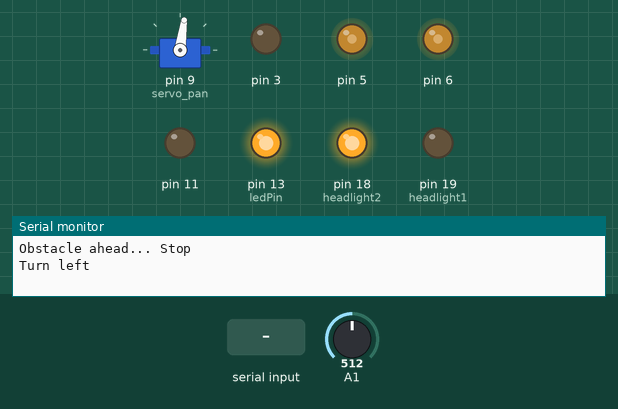
Simulated run of this sketch. Board: Arduino Uno, built with avr-gcc and run on an emulated ATmega328P. Parts: servo, output pins drawn as LEDs (lit = HIGH), the last lines printed to the serial monitor. The test bench sets the inputs (shaded band); at power-on: A1 = 512.

Above: at 5.4 s.
5.5 s: A1 set to 290
At 7.3 s:
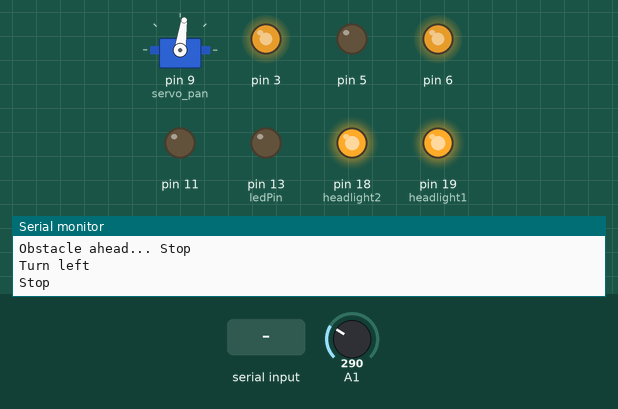
8.5 s: "L" received over Serial
At 11.48 s:
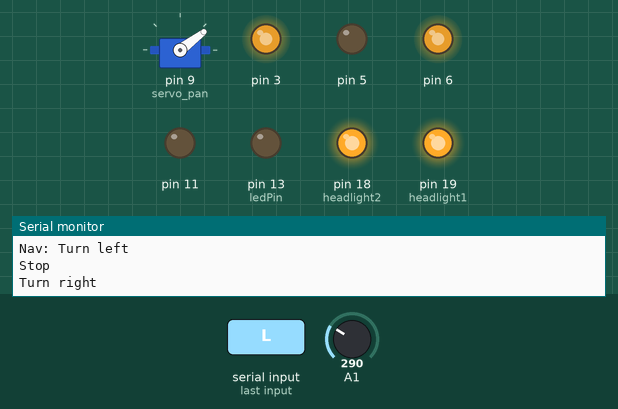
11.5 s: "B" received over Serial
At 12.07 s:
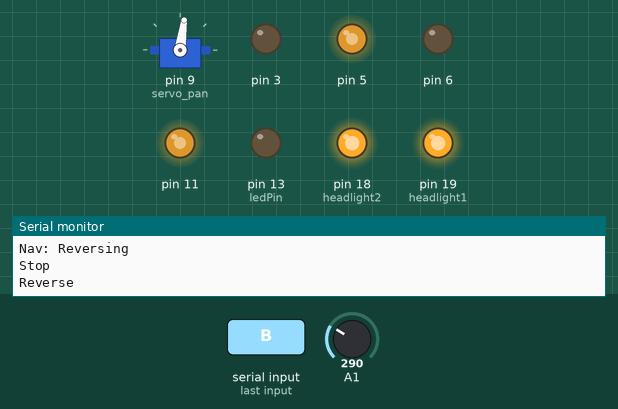
14.5 s: A1 set to 306
At 15.6 s:
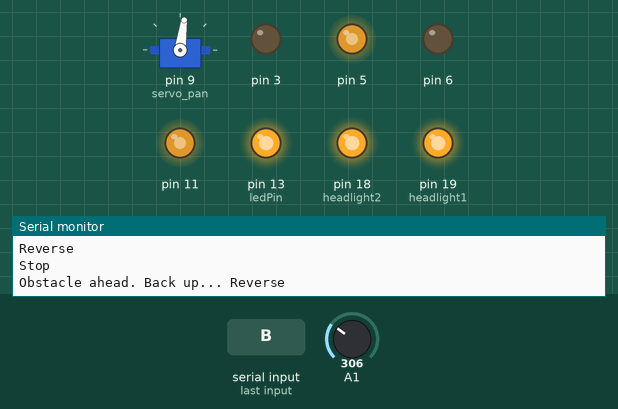
Timing chart, 0 to 17.0 s (numbered marks = the images above; inputs shaded):
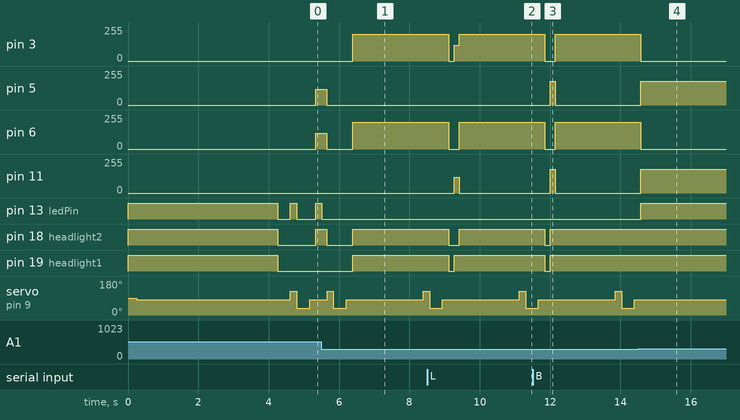

Measured:
- after the input at 5.5 s, pin 3: 0/255 → 200/255 after 0.89 s; pin 5: 120/255 → 0/255 after 0.15 s; pin 6: 120/255 → 0/255 after 0.15 s, → 200/255 0.74 s later; pin 13 (ledPin): HIGH → LOW at once; pin 18 (headlight2): HIGH → LOW after 0.15 s, → HIGH 0.74 s later
- after the input at 8.5 s, pin 3: 200/255 → 0/255 after 0.62 s, → 120/255 0.15 s later, → 200/255 0.15 s later; pin 6: 200/255 → 0/255 after 0.62 s, → 200/255 0.30 s later
- after the input at 11.5 s, pin 3, pin 6: 200/255 → 0/255 after 0.35 s, → 200/255 0.30 s later; pin 5, pin 11: 0/255 → 180/255 after 0.50 s, → 0/255 0.15 s later; pin 18 (headlight2), pin 19 (headlight1): HIGH → LOW after 0.35 s, → HIGH 0.15 s later
- after the input at 14.5 s, pin 3, pin 6: 200/255 → 0/255 after 0.08 s; pin 5, pin 11: 0/255 → 180/255 after 0.08 s; pin 13 (ledPin): LOW → HIGH after 0.08 s; servo on pin 9 (servo_pan): stays 82° (without the input it goes to 127° after 2.1 s)

The sketch:

brutusbot_cmd_sharp.ino
```cpp
/*  Initial BrutusBot Code
    Author:  Mark Martens  (BRuTuS)
    Test Assistance: Jeremie Boulianne
    Date: December 5, 2011
    Binary sketch size: 5034 bytes (of a 32256 byte maximum)


    Chassis: BrutusBot
       http://www.solarbotics.com/products/60125/
    Motor Driver: Prototype
       http://www.solarbotics.com/
    Front Sensor: Sharp
       http://www.solarbotics.com/products/35238/

    Supplier:  Solarbotics

    General Overview:
    This is a simple roamer sketch for the brutusbot platform.  Customize to your needs.
    Tested on Arduino 0022
*/


#include <Servo.h>


/*#define bit9600Delay 84
#define halfBit9600Delay 42
#define bit4800Delay 188
#define halfBit4800Delay 94*/

#define threshold 300
#define delay_per_degree 4
#define reaction_delay 150
#define pan_offset -8
#define headlight1 19    // Headlight LEDs connected to Analog 5
#define headlight2 18    // Headlight LEDs connected to Analog 5
#define reversespeed 180
#define spinspeed 120

// Setup objects from Libraries
Servo servo_pan;

// Initialize Global Variables
int NODRIVE = 0;
int ledPin = 13;         // LED connected to digital pin 13
int lastlook=0;
int distance;
int watchdog=0;
unsigned long last_event = 0;
int drivespeed = 200;

// Function Declarations *****  (This helps read main code)
int look(int dir);
void drive(int command);
void roamer(void);
void obstacleAhead(void);
void obstacleRightOrLeft(int left, int right);
void somethingAheadDuringRun(int straight, int left, int right);
void checkNavDirection(void);

//Main Setup Function
void setup() {

  last_event=millis();
  //Randomize seed based on unconnected pin.
  randomSeed(analogRead(2));
  pinMode(ledPin, OUTPUT);      // sets the digital pin as output
  pinMode(headlight1,OUTPUT);
  pinMode(headlight2,OUTPUT);
  digitalWrite(ledPin,HIGH);
  digitalWrite(headlight1,HIGH);
  digitalWrite(headlight2,HIGH);
  Serial.begin(57600);
  servo_pan.attach(9);
  delay(250);  //Make sure servo is set and ready
  servo_pan.write(90 + pan_offset);
  delay(4000);
  digitalWrite(ledPin,LOW);
  digitalWrite(headlight1,LOW);
  digitalWrite(headlight2,LOW);
}


//  ********************  Main Loop
void loop() {

   roamer();

}

// Functions


void drive(int command) {
  /*
  0 = all stop
  1 = drive forward
  2 = drive reverse
  3 = spin left
  4 = spin right
  9 = disable chip
  */

  //3&5 are Left Motor
  //6&11 are Right Motor
  int rightspeed;
  int leftspeed;

  rightspeed=drivespeed;
  leftspeed=drivespeed;

  if (NODRIVE == 1) {
    command=9;
  }

  switch (command) {

    case 0:
    // All Stop
    Serial.println("Stop");
    digitalWrite(headlight1,LOW);
    digitalWrite(headlight2,LOW);
    digitalWrite(3,LOW);
    digitalWrite(5,LOW);
    digitalWrite(6,LOW);
    digitalWrite(11,LOW);
    break;

    case 1:
    // Forward
//    Serial.println("Forward");
    digitalWrite(headlight1,HIGH);
    digitalWrite(headlight2,HIGH);
    analogWrite(3,leftspeed);
    digitalWrite(5,LOW);
    analogWrite(6,rightspeed);
    digitalWrite(11,LOW);
    break;

    case 2:
    // Reverse
    Serial.println("Reverse");
    digitalWrite(headlight1,HIGH);
    digitalWrite(headlight2,HIGH);
    digitalWrite(3,LOW);
    analogWrite(5,reversespeed);
    digitalWrite(6,LOW);
    analogWrite(11,reversespeed);
    break;

    case 4:
    // Spin Left
    Serial.println("Turn left");
    digitalWrite(headlight1,LOW);
    digitalWrite(headlight2,HIGH);
    digitalWrite(3,LOW);
    analogWrite(5,spinspeed);
    analogWrite(6,spinspeed);
    digitalWrite(11,LOW);
    break;

    case 3:
    // Spin Right
    Serial.println("Turn right");
    digitalWrite(headlight1,HIGH);
    digitalWrite(headlight2,LOW);
    analogWrite(3,spinspeed);
    digitalWrite(5,LOW);
    digitalWrite(6,LOW);
    analogWrite(11,spinspeed);
    break;

    case 9:
    // Disable chip
    Serial.println("Disable chip");
    digitalWrite(headlight1,LOW);
    digitalWrite(headlight2,LOW);
    digitalWrite(3,LOW);
    digitalWrite(5,LOW);
    digitalWrite(6,LOW);
    digitalWrite(11,LOW);
    break;

  }

  if (command != 0) {
    watchdog=0;
  }

}

int look(int dir) {
  /*This routine sets robot to look in a certain direction, then
  measure distance at that direction.
  90 degrees is straight ahead
  45 degrees is to the right
  135 degrees is to the left
  Function returns the distance.
  */

  int reading;
  int sample=0;
  int x=0;


  //digitalWrite(ultraviolet, HIGH); //Show reading begin

  servo_pan.write(dir + pan_offset); //Send Servo Where it is supposed to go.
  delay(abs(dir-lastlook)*delay_per_degree);  //Wait for the servo to get where its going


  delayMicroseconds(500);

  while ( x < 8) {
    sample=sample+analogRead(1);
    delayMicroseconds(200);
    x++;
  }


  reading=sample/8;
//  Serial.println(reading);

  if (dir == 90) { //If We're looking ahead
    if (reading > threshold) {
      digitalWrite(ledPin, HIGH); //Head on object detected!
    }
    else {
      digitalWrite(ledPin, LOW);  //No objects to worry about
    }
  }

  if (dir == 135) { //If We're looking right
    if (reading > (threshold*2)) {
      digitalWrite(ledPin, HIGH); //Object detected!
    }
    else {
      digitalWrite(ledPin, LOW);  //No objects to worry about
    }
  }

  if (dir == 45) { //If We're looking left
    if (reading > (threshold*2)) {
      digitalWrite(ledPin, HIGH); //Head on object detected!
    }
    else {
      digitalWrite(ledPin, LOW);  //No objects to worry about
    }
  }


  lastlook=dir;
  return(reading);
}

void obstacleAhead() {
  Serial.print("Obstacle ahead... ");
  drive(0);
  int dir;
  int right=look(135);
  int left=look(45);
  int straight=look(90);
  checkNavDirection();

  if (right > left) {
    //Turn left until clear
    dir=3;
  }
  else {
    //Turn Right until clear
    dir=4;
  }
  drive(dir);

  while (straight > threshold) {
    straight=look(90);
  }
  delay(reaction_delay);
  drive(0);
}

void obstacleRightOrLeft(int left, int right) {
  //Straight was fine, something is to left or right.
  if (right > (threshold*2)) {
    //Something off our Starboard Side Captain!
    Serial.print("Obstacle right... ");
    look(135);
    drive(3);
    while (right > (threshold*2)) {
      right=look(135);
    }
    delay(reaction_delay);
    drive(0);
    look(90);
  }
  else {
    //Something off our Port Side Captain!
    Serial.print("Obstacle left... ");
    look(45);
    drive(4);
    while (left > (threshold*2)) {
      left=look(45);
    }
    delay(reaction_delay);
    drive(0);
    look(90);
  }
}

void somethingAheadDuringRun(int straight, int left, int right) {
  drive(0);
  if ((straight > threshold) || ((right > (threshold*2)) && (left > (threshold*2)))) {
      //Interesting scenario - looked up and something is in our way!
      //Backup, and reasses?
      //Same if we are wedged left and right
      Serial.print("Obstacle ahead. Back up... ");
      drive(2);
      while (straight > threshold) {
        straight=look(90);
      }
      delay(reaction_delay);
      drive(0);
    }
    else {
      obstacleRightOrLeft(left, right);
    }
}

void roamer() {
  int left;
  int straight;
  int right;
  int boredomControl;
  int breakout=0;
  int dir;
  unsigned long last_looked_around;

  last_looked_around=millis()-5000;
  while (1) {
    straight=look(90);
    checkNavDirection();

    if (straight > threshold) {
        // Something Ahead!
        obstacleAhead();
    } else {
        // Nothing Ahead!
        if ((millis() - last_looked_around) < 2000) {
          // Servo should be tilted down - check left and right all the time
          drive(1);
        } else {
          right=look(135);
          left=look(45);
          straight=look(90);

          if ((right < (threshold*2)) && (left < (threshold*2)) && (straight < threshold)) {
            // Nothing In front!  Free and Clear!
            last_looked_around=millis();
          } else {
            somethingAheadDuringRun(straight, left, right);
          } //End Some Threshold Passed Else
        } //End Haven't Looked Up Else
    }//End Nothing Ahead Else
  }//End While Loop
}//End of Roamer Function

void checkNavDirection() {
  if (Serial.available() > 0) {
    char incomingChar = Serial.read();

    if (incomingChar == 'L') {
      Serial.println("Nav: Turn left");
      drive(0);
      delay(reaction_delay);
      drive(3);
      delay(reaction_delay);
    }
    else if (incomingChar == 'R') {
      Serial.println("Nav: Turn right");
      drive(0);
      delay(reaction_delay);
      drive(1);
      delay(reaction_delay);
    }
    else if (incomingChar == 'B') {
      Serial.println("Nav: Reversing");
      drive(0);
      delay(reaction_delay);
      drive(2);
      delay(reaction_delay);
    }
    else if (incomingChar == 'U') {
      Serial.println("Increasing speed");
      if (drivespeed < 245) {
        drivespeed = drivespeed + 10;
      } else {
        drivespeed = 255;
      }
    }
    else if (incomingChar == 'D') {
      Serial.println("Decreasing speed");
      if (drivespeed > 10) {
        drivespeed = drivespeed - 10;
      } else {
        drivespeed = 0;
      }
    }
    else if (incomingChar == 'T') {
      if (NODRIVE == 0) {
        Serial.println("**** Disabling drive ****");
        NODRIVE = 1;
      } else {
        Serial.println("**** Enabling drive ****");
        NODRIVE = 0;
      }
    }
  }
}
```
